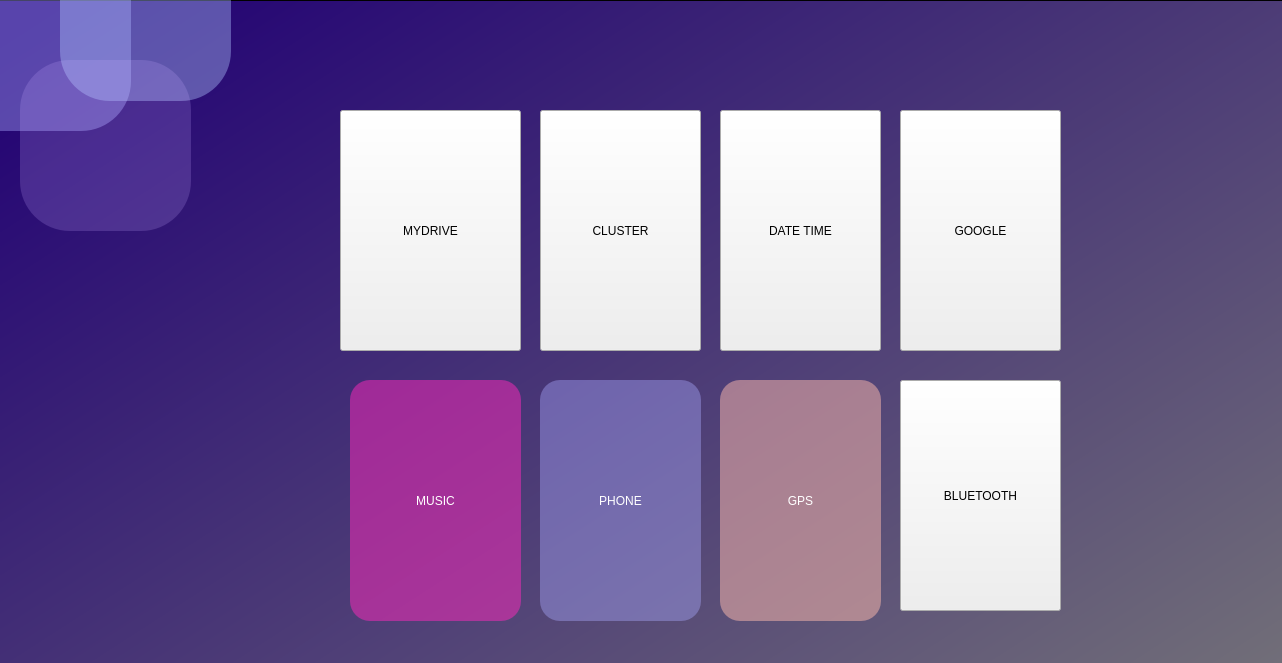
<?xml version="1.0" encoding="UTF-8"?>
<ui version="4.0">
 <class>Form</class>
 <widget class="QWidget" name="Form">
  <property name="geometry">
   <rect>
    <x>0</x>
    <y>0</y>
    <width>1282</width>
    <height>663</height>
   </rect>
  </property>
  <property name="windowTitle">
   <string>Form</string>
  </property>
  <widget class="QFrame" name="bgwidget">
   <property name="geometry">
    <rect>
     <x>-40</x>
     <y>0</y>
     <width>1331</width>
     <height>821</height>
    </rect>
   </property>
   <property name="styleSheet">
    <string notr="true">QWidget #bgwidget{
background:qlineargradient(spread:pad, x1:0.0298507, y1:0.051, x2:1, y2:0.971364, stop:0 rgba(33, 0, 116, 255), stop:1 rgba(121, 121, 121, 255))
}</string>
   </property>
   <property name="frameShape">
    <enum>QFrame::StyledPanel</enum>
   </property>
   <property name="frameShadow">
    <enum>QFrame::Raised</enum>
   </property>
   <widget class="QFrame" name="w2">
    <property name="geometry">
     <rect>
      <x>-20</x>
      <y>-50</y>
      <width>191</width>
      <height>181</height>
     </rect>
    </property>
    <property name="styleSheet">
     <string notr="true">QWidget#w2{
border-radius:50px;
background:rgba(170, 170, 255,0.4);
rotate: 30deg;
}

QWidget#w2:hover{
border-radius:50px;
background:rgba(170, 170, 255,0.8);
}</string>
    </property>
    <property name="frameShape">
     <enum>QFrame::StyledPanel</enum>
    </property>
    <property name="frameShadow">
     <enum>QFrame::Raised</enum>
    </property>
   </widget>
   <widget class="QFrame" name="w3">
    <property name="geometry">
     <rect>
      <x>100</x>
      <y>-60</y>
      <width>171</width>
      <height>161</height>
     </rect>
    </property>
    <property name="styleSheet">
     <string notr="true">QWidget#w3{
border-radius:50px;
background:rgba(175, 197, 255,0.4)
}
QWidget#w3:hover{
border-radius:50px;
background:rgba(175, 197, 255,0.7)
}</string>
    </property>
    <property name="frameShape">
     <enum>QFrame::StyledPanel</enum>
    </property>
    <property name="frameShadow">
     <enum>QFrame::Raised</enum>
    </property>
   </widget>
   <widget class="QPushButton" name="music">
    <property name="geometry">
     <rect>
      <x>390</x>
      <y>380</y>
      <width>171</width>
      <height>241</height>
     </rect>
    </property>
    <property name="styleSheet">
     <string notr="true">QWidget#music{
background-color:rgba(255, 41, 187,0.5);
color:rgb(255, 255, 255);
	font: 10pt &quot;MS Shell Dlg 2&quot;;
border-radius:20px;

}
QWidget#music:hover{
background-color:rgba(255, 41, 187,0.9);
color:rgb(255, 255, 255);
	font: 10pt &quot;MS Shell Dlg 2&quot;;
border-radius:20px;
  transform: translate(0, -10px);
}
QWidget#music:pressed{
background-color:rgba(255, 255, 255,0.8);
color:rgb(255, 255, 255);
	font: 10pt &quot;MS Shell Dlg 2&quot;;
border-radius:20px;
}</string>
    </property>
    <property name="text">
     <string>MUSIC</string>
    </property>
   </widget>
   <widget class="QFrame" name="w4">
    <property name="geometry">
     <rect>
      <x>60</x>
      <y>60</y>
      <width>171</width>
      <height>171</height>
     </rect>
    </property>
    <property name="styleSheet">
     <string notr="true">QWidget#w4{
border-radius:50px;
background:rgba(200, 170, 255,0.2);
}
QWidget#w4:hover{
border-radius:50px;
background:rgba(200, 170, 255,0.7);
}</string>
    </property>
    <property name="frameShape">
     <enum>QFrame::StyledPanel</enum>
    </property>
    <property name="frameShadow">
     <enum>QFrame::Raised</enum>
    </property>
   </widget>
   <widget class="QPushButton" name="phone">
    <property name="geometry">
     <rect>
      <x>580</x>
      <y>380</y>
      <width>161</width>
      <height>241</height>
     </rect>
    </property>
    <property name="styleSheet">
     <string notr="true">QWidget#phone{
background-color:rgba(170, 170, 255,0.4);
color:rgb(255, 255, 255);
	font: 10pt &quot;MS Shell Dlg 2&quot;;
border-radius:20px;
}
QWidget#phone:hover{
background-color:rgba(170, 170, 255,0.7);
color:rgb(255, 255, 255);
	font: 10pt &quot;MS Shell Dlg 2&quot;;
border-radius:20px;
}
QWidget#phone:pressed{
background-color:rgba(255, 255, 255,0.8);
color:rgb(255, 255, 255);
	font: 10pt &quot;MS Shell Dlg 2&quot;;
border-radius:20px;
}</string>
    </property>
    <property name="text">
     <string>PHONE</string>
    </property>
   </widget>
   <widget class="QPushButton" name="gps">
    <property name="geometry">
     <rect>
      <x>760</x>
      <y>380</y>
      <width>161</width>
      <height>241</height>
     </rect>
    </property>
    <property name="styleSheet">
     <string notr="true">QWidget#gps{
background-color:rgba(255, 186, 172,0.5);
color:rgb(255, 255, 255);
	font: 10pt &quot;MS Shell Dlg 2&quot;;
border-radius:20px;
}
QWidget#gps:hover{
background-color:rgba(255, 186, 172,0.9);
color:rgb(255, 255, 255);
	font: 10pt &quot;MS Shell Dlg 2&quot;;
border-radius:20px;
}
QWidget#gps:pressed{
background-color:rgba(255, 255, 255,0.8);
color:rgb(255, 255, 255);
	font: 10pt &quot;MS Shell Dlg 2&quot;;
border-radius:20px;
}</string>
    </property>
    <property name="text">
     <string>GPS</string>
    </property>
   </widget>
   <widget class="QPushButton" name="blue">
    <property name="geometry">
     <rect>
      <x>940</x>
      <y>380</y>
      <width>161</width>
      <height>231</height>
     </rect>
    </property>
    <property name="styleSheet">
     <string notr="true">QWidget#register_2{
background-color:rgba(255, 41, 187,0.5);
color:rgb(255, 255, 255);
	font: 10pt &quot;MS Shell Dlg 2&quot;;
border-radius:20px;
}
QWidget#register_2:hover{
background-color:rgba(255, 41, 187,0.9);
color:rgb(255, 255, 255);
	font: 10pt &quot;MS Shell Dlg 2&quot;;
border-radius:20px;
}
QWidget#register_2:pressed{
background-color:rgba(255, 255, 255,0.8);
color:rgb(255, 255, 255);
	font: 10pt &quot;MS Shell Dlg 2&quot;;
border-radius:20px;
}</string>
    </property>
    <property name="text">
     <string>BLUETOOTH</string>
    </property>
   </widget>
   <widget class="QPushButton" name="gps_2">
    <property name="geometry">
     <rect>
      <x>380</x>
      <y>110</y>
      <width>181</width>
      <height>241</height>
     </rect>
    </property>
    <property name="styleSheet">
     <string notr="true">QWidget#register_2{
background-color:rgba(255, 41, 187,0.5);
color:rgb(255, 255, 255);
	font: 10pt &quot;MS Shell Dlg 2&quot;;
border-radius:20px;
}
QWidget#register_2:hover{
background-color:rgba(255, 41, 187,0.9);
color:rgb(255, 255, 255);
	font: 10pt &quot;MS Shell Dlg 2&quot;;
border-radius:20px;
}
QWidget#register_2:pressed{
background-color:rgba(255, 255, 255,0.8);
color:rgb(255, 255, 255);
	font: 10pt &quot;MS Shell Dlg 2&quot;;
border-radius:20px;
}</string>
    </property>
    <property name="text">
     <string>MYDRIVE</string>
    </property>
   </widget>
   <widget class="QPushButton" name="gps_3">
    <property name="geometry">
     <rect>
      <x>580</x>
      <y>110</y>
      <width>161</width>
      <height>241</height>
     </rect>
    </property>
    <property name="styleSheet">
     <string notr="true">QWidget#register_2{
background-color:rgba(255, 41, 187,0.5);
color:rgb(255, 255, 255);
	font: 10pt &quot;MS Shell Dlg 2&quot;;
border-radius:20px;
}
QWidget#register_2:hover{
background-color:rgba(255, 41, 187,0.9);
color:rgb(255, 255, 255);
	font: 10pt &quot;MS Shell Dlg 2&quot;;
border-radius:20px;
}
QWidget#register_2:pressed{
background-color:rgba(255, 255, 255,0.8);
color:rgb(255, 255, 255);
	font: 10pt &quot;MS Shell Dlg 2&quot;;
border-radius:20px;
}</string>
    </property>
    <property name="text">
     <string>CLUSTER</string>
    </property>
   </widget>
   <widget class="QPushButton" name="gps_4">
    <property name="geometry">
     <rect>
      <x>760</x>
      <y>110</y>
      <width>161</width>
      <height>241</height>
     </rect>
    </property>
    <property name="styleSheet">
     <string notr="true">QWidget#register_2{
background-color:rgba(255, 41, 187,0.5);
color:rgb(255, 255, 255);
	font: 10pt &quot;MS Shell Dlg 2&quot;;
border-radius:20px;
}
QWidget#register_2:hover{
background-color:rgba(255, 41, 187,0.9);
color:rgb(255, 255, 255);
	font: 10pt &quot;MS Shell Dlg 2&quot;;
border-radius:20px;
}
QWidget#register_2:pressed{
background-color:rgba(255, 255, 255,0.8);
color:rgb(255, 255, 255);
	font: 10pt &quot;MS Shell Dlg 2&quot;;
border-radius:20px;
}</string>
    </property>
    <property name="text">
     <string>DATE TIME</string>
    </property>
   </widget>
   <widget class="QPushButton" name="gps_5">
    <property name="geometry">
     <rect>
      <x>940</x>
      <y>110</y>
      <width>161</width>
      <height>241</height>
     </rect>
    </property>
    <property name="styleSheet">
     <string notr="true">QWidget#register_2{
background-color:rgba(255, 41, 187,0.5);
color:rgb(255, 255, 255);
	font: 10pt &quot;MS Shell Dlg 2&quot;;
border-radius:20px;
}
QWidget#register_2:hover{
background-color:rgba(255, 41, 187,0.9);
color:rgb(255, 255, 255);
	font: 10pt &quot;MS Shell Dlg 2&quot;;
border-radius:20px;
}
QWidget#register_2:pressed{
background-color:rgba(255, 255, 255,0.8);
color:rgb(255, 255, 255);
	font: 10pt &quot;MS Shell Dlg 2&quot;;
border-radius:20px;
}</string>
    </property>
    <property name="text">
     <string>GOOGLE</string>
    </property>
   </widget>
  </widget>
 </widget>
 <resources/>
 <connections/>
</ui>
